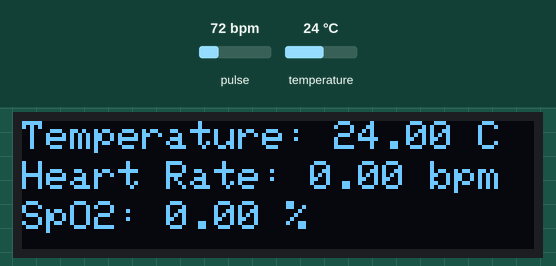
Simulated run of this sketch. Board: ESP8266 (NodeMCU). Parts: 128×32 one-colour display. The inputs (shaded band) are chosen by the test bench; at power-on: temperature 24 °C, pulse 72 bpm. The display library's start-up logo is not drawn.

Above: at 3.2 s.
3.3 s: temperature set to 12 °C
At 4.8 s:
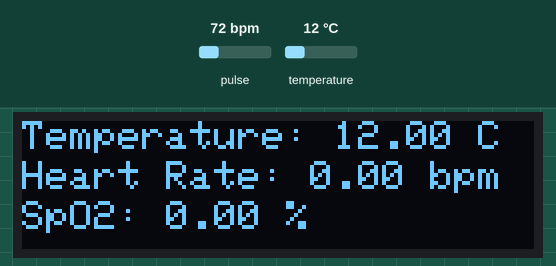
5.6 s: temperature set to 19 °C
At 7.0 s:
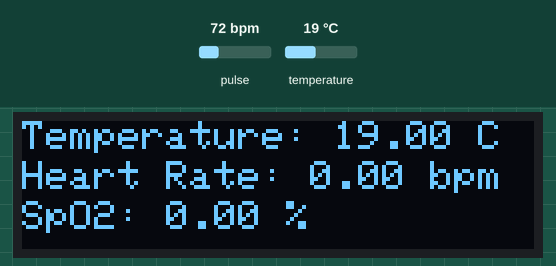
7.6 s: temperature set to 28 °C
At 9.2 s:
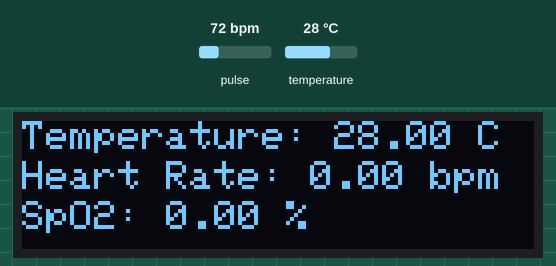
Timing chart, 0 to 10.7 s (numbered marks = the images above; inputs shaded):
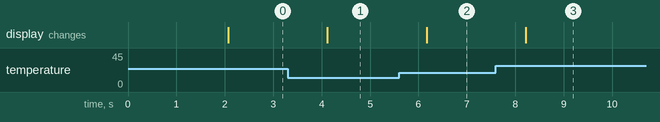

The sketch:

code.ino
```cpp
	    #include <Wire.h>
		#include <Adafruit_SSD1306.h>
		#include "MAX30105.h"
		#include <MAX30105.h>

		#define SCREEN_WIDTH 128
		#define SCREEN_HEIGHT 32
		Adafruit_SSD1306 display(SCREEN_WIDTH, SCREEN_HEIGHT, &Wire, -1);

		MAX30105 particleSensor;

		void setup() {
			display.begin(SSD1306_SWITCHCAPVCC, 0x3C);
			display.display();
			delay(2000);
			display.clearDisplay();

			Wire.begin(4, 5);
			particleSensor.begin(Wire, I2C_SPEED_FAST);
			particleSensor.setup();
			particleSensor.setPulseAmplitudeRed(0x0A);
			particleSensor.setPulseAmplitudeGreen(0);
		}

		void loop() {
			int32_t ir, red;
			float temperature, bpm, spo2;

			temperature = particleSensor.readTemperature();
			ir = particleSensor.getIR();
			red = particleSensor.getRed();
			bpm = particleSensor.getHeartRate();
			spo2 = particleSensor.getSpO2();

			display.clearDisplay();
			display.setTextSize(1);
			display.setTextColor(WHITE);
			display.setCursor(0, 0);
			display.println("Temperature: " + String(temperature) + " C");
			display.setCursor(0, 10);
			display.println("Heart Rate: " + String(bpm) + " bpm");
			display.setCursor(0, 20);
			display.println("SpO2: " + String(spo2) + " \%");
			display.display();

			delay(1000);
        }
```

Measured:
- after the input at 3.3 s, the display: changes after 0.82 s (image 1)
- after the input at 5.6 s, the display: changes after 0.57 s (image 2)
- after the input at 7.6 s, the display: changes after 0.62 s (image 3)
